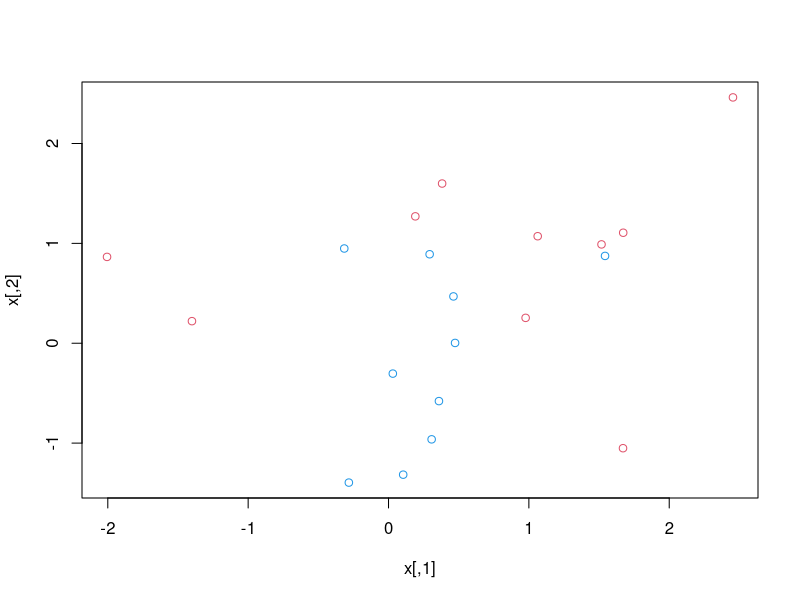
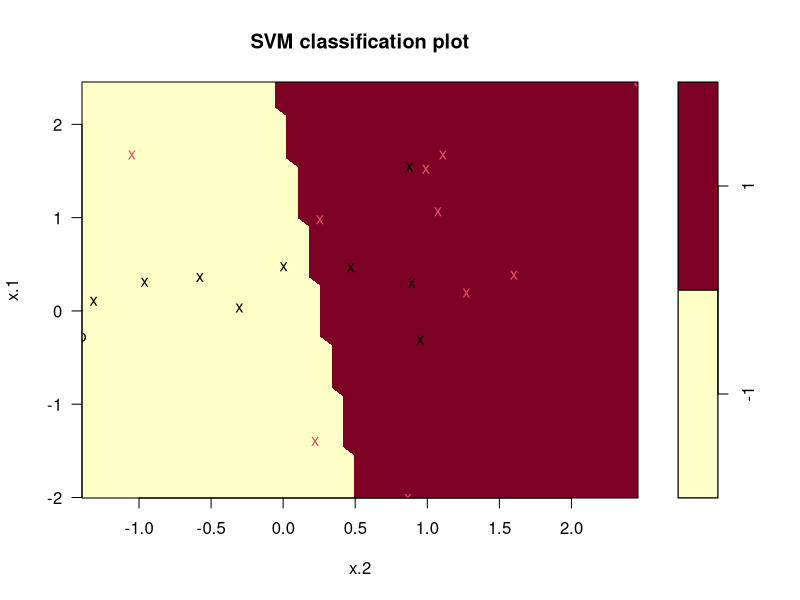
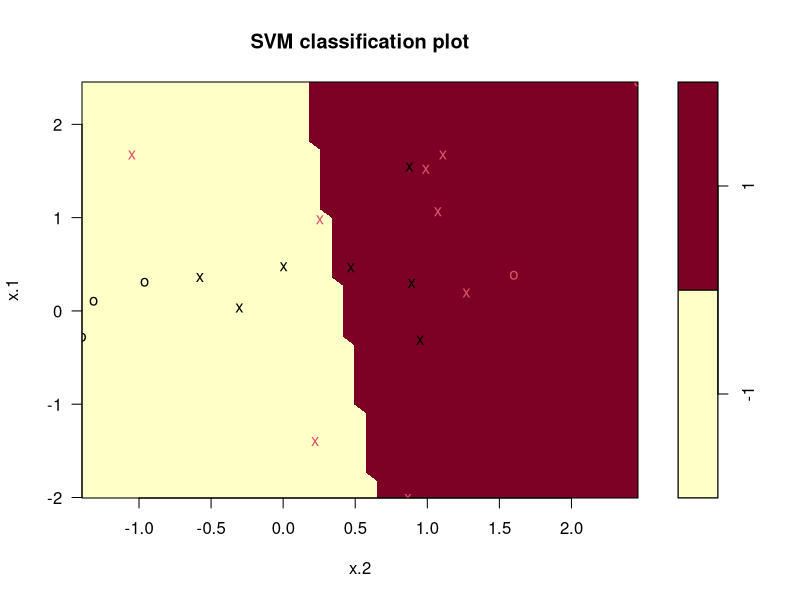
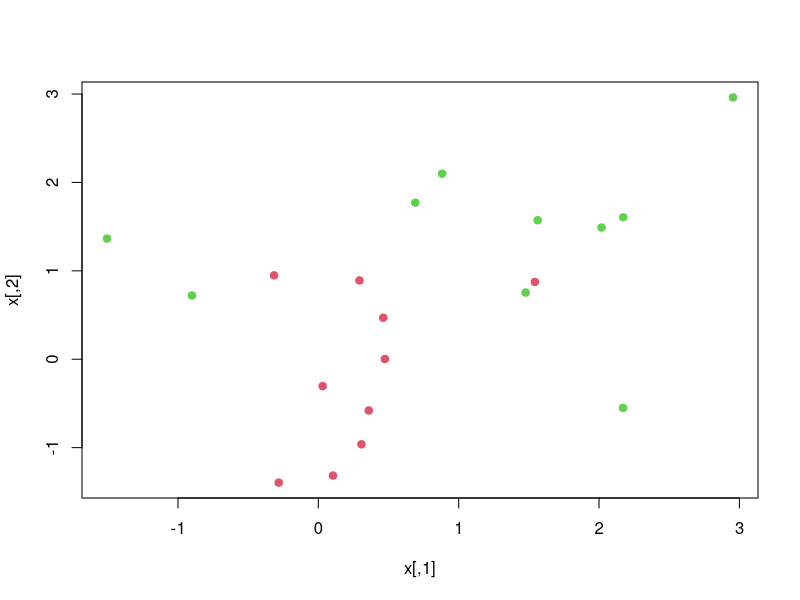
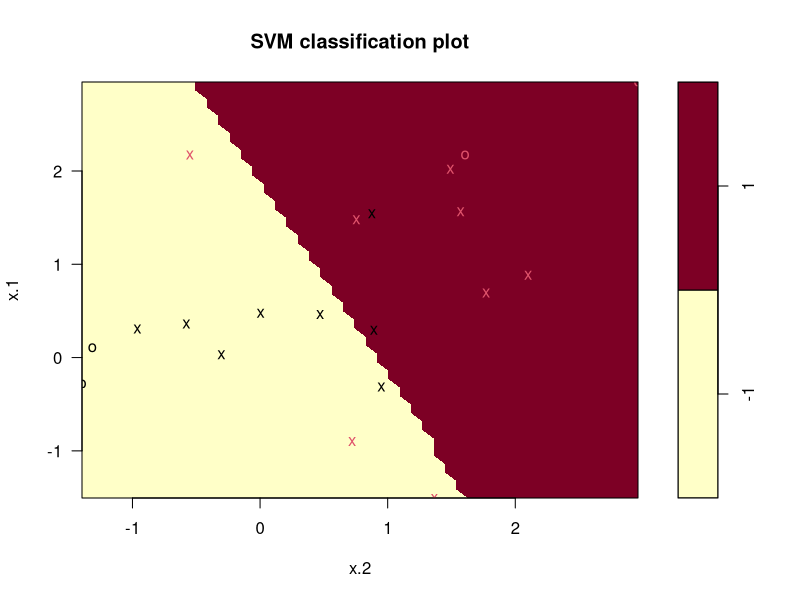
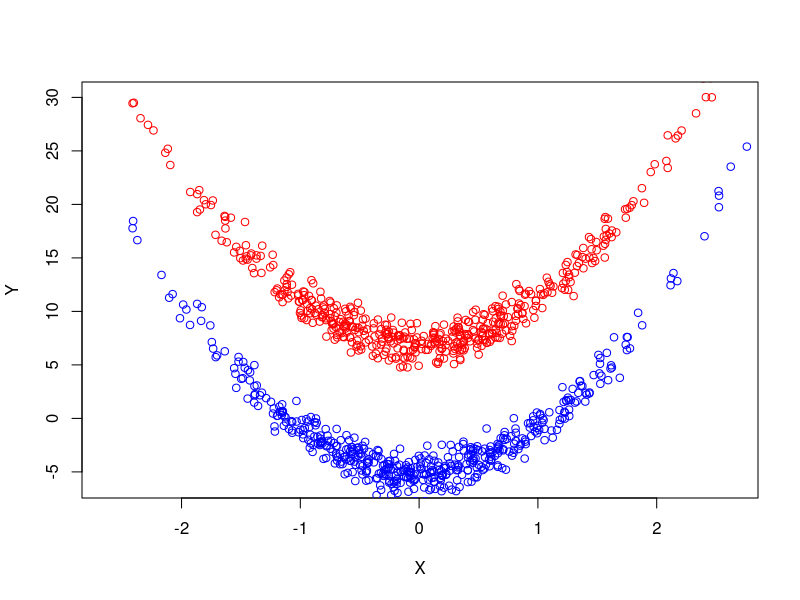
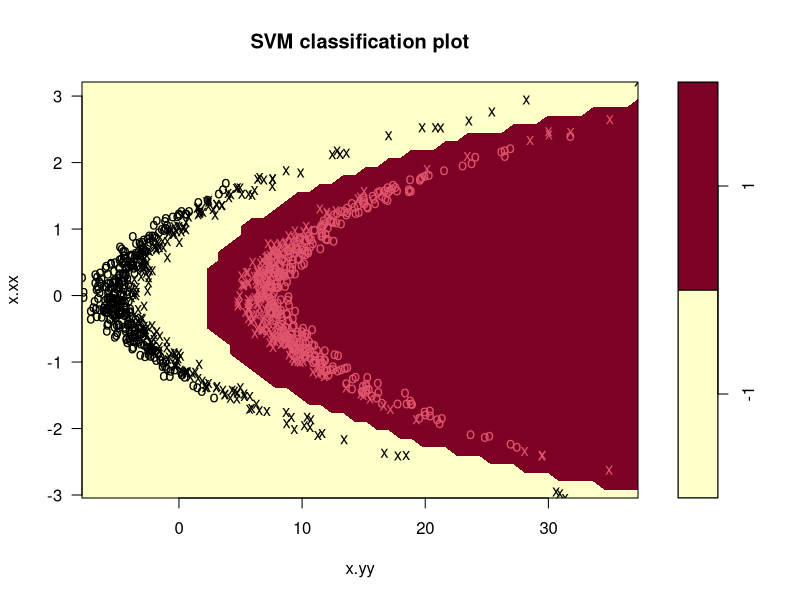

Reproduce these figures in R, in order.
library(e1071)

# Data Production for Linearly Inseperable Case
x <- matrix(rnorm(20 * 2), ncol = 2)
  # produce a 20x2 matrix of random values (splits the 40 values into 20 in each col)
y <- c(rep(-1, 10), rep(1, 10))
x[y == 1, ] <- x[y == 1, ] + 1
  # values in x in the same row corresponding to the position of values in y 
  # equal to 1 are increased by 1 (i.e the last 10 rows)
plot(x, col = (3 - y))
  # col gives us 10 values with colour = 4 and 10 with colour = 2

dat <- data.frame(x = x, y = factor(y))
  # encodes response var as factor for SVM



# Fitting and Plotting the SVM
svmfit <- svm(y ~ x.1 + x.2, data = dat, kernel = 'linear', cost = 0.1, scale = F)
  # fits a SVM to the data (be careful, x is not a variable, x.1 and x.2 are)

plot(svmfit, dat)



# Cross Validation for the Cost Parameter
tune.out <- tune(svm, # fct to tune via CV
                 y ~ x.1 + x.2, # formula to pass into svm()
                 data = dat, # data to use
                 kernel = 'linear', # param for svm()
                 scale = F, # param for svm()
                 ranges = list(cost = c(0.001, 0.01, 0.1, 1, 5, 10, 100))) 
                                            # CV values to test
  # tells us that cost = 5 is our best option

best.svm <- tune.out$best.model

plot(best.svm, dat)



# Using SVM for Predictions
xtest <- matrix(rnorm(20*2), ncol = 2)
ytest <- sample(c(-1, 1), 20, rep = TRUE)
xtest[ytest == 1, ] <- xtest[ytest == 1, ] + 1
testdat <- data.frame(x = xtest, y = as.factor(ytest))

svm.pred <- predict(best.svm, newdata = testdat)

svm.valid <- table(svm.pred == ytest)
  # 8 incorrect predictions, 12 correct predictions, error rate of 40%

svm.lesspred <- predict(svmfit, newdata = testdat)
table(svm.lesspred == ytest)
  # 9 false, 11 true, so cost = 5 is better as expected (from CV)



# Linearly Separable Case
x[y == 1, ] <- x[y == 1, ] + 0.5
  # shifts all the y=1s in the previous data up a bit more so that it becomes lin sep
plot(x, col = (y + 5) / 2, pch = 19)
dat <- data.frame(x = x, y = as.factor(y))

lin.tune <- tune(svm, y~., data = dat, kernel = 'linear', scale = F,
                 range = list(cost = c(0.001, 0.01, 0.1, 1, 5, 10, 100)))
lin.best.svm <- lin.tune$best.model
  # has 9 support vectors for linearly separable data rather than 11 for lin insep

lin.pred <- predict(lin.best.svm, newdata = testdat)
table(lin.pred == ytest)
  # same as before

plot(lin.best.svm, dat)



# SVM for non-linear Kernels
N = 1000
xx = rnorm(N)
yy = 4 * xx^2 + 1 + rnorm(N)
class = sample(N, N/2)
yy[class] = yy[class] + 6
yy[-class] = yy[-class] - 6
x <- cbind(xx,yy)
plot(x[class,1], x[class,2], col = "red", xlab = "X", ylab = "Y", ylim = c(-6, 30)) +
  points(x[-class,1], x[-class,2], col = "blue")

y = rep(-1, N)
y[class] = 1

data = data.frame(x = x, y = as.factor(y))

train = sample(N, N/2)
data_train = data[train, ]
data_eval = data[-train, ]
  # splitting data, half for training and half for evaluation

best.poly.svm <- tune(svm, y~., data = data, kernel = 'polynomial', 
                      range = list(degree = c(1, 2,3), 
                      gamma = c(0.5, 1, 2, 0),
                      coef0 = c(0, 1, 2),
                      cost = c(0.01, 0.05, 0.1)))

best.poly.model <- best.poly.svm$best.model

plot(best.poly.model, data)
